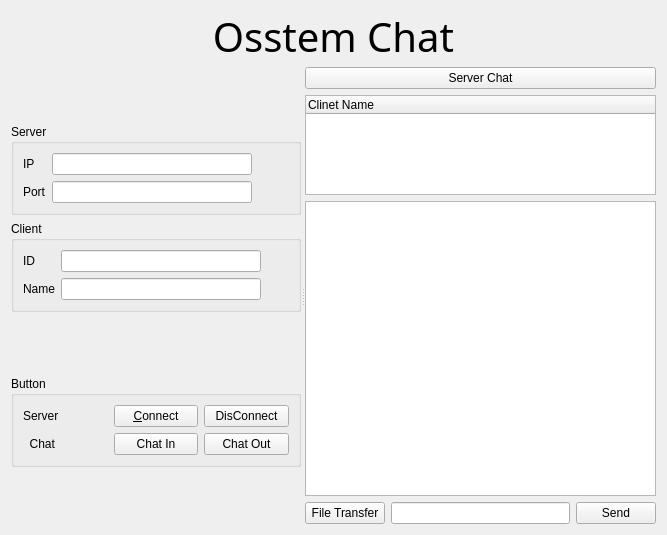
<?xml version="1.0" encoding="UTF-8"?>
<ui version="4.0">
 <class>ClientChat</class>
 <widget class="QWidget" name="ClientChat">
  <property name="geometry">
   <rect>
    <x>0</x>
    <y>0</y>
    <width>667</width>
    <height>535</height>
   </rect>
  </property>
  <property name="windowTitle">
   <string>Form</string>
  </property>
  <layout class="QVBoxLayout" name="verticalLayout_6">
   <item>
    <layout class="QVBoxLayout" name="verticalLayout_5">
     <item>
      <widget class="QLabel" name="label">
       <property name="maximumSize">
        <size>
         <width>16777215</width>
         <height>50</height>
        </size>
       </property>
       <property name="font">
        <font>
         <family>Arial Rounded MT Bold</family>
         <pointsize>30</pointsize>
        </font>
       </property>
       <property name="text">
        <string>Osstem Chat</string>
       </property>
       <property name="alignment">
        <set>Qt::AlignCenter</set>
       </property>
      </widget>
     </item>
     <item>
      <widget class="QSplitter" name="splitter">
       <property name="orientation">
        <enum>Qt::Horizontal</enum>
       </property>
       <widget class="QWidget" name="layoutWidget">
        <layout class="QVBoxLayout" name="verticalLayout_3">
         <item>
          <spacer name="verticalSpacer">
           <property name="orientation">
            <enum>Qt::Vertical</enum>
           </property>
           <property name="sizeHint" stdset="0">
            <size>
             <width>20</width>
             <height>40</height>
            </size>
           </property>
          </spacer>
         </item>
         <item>
          <widget class="QGroupBox" name="groupBox">
           <property name="title">
            <string>Server</string>
           </property>
           <layout class="QFormLayout" name="formLayout">
            <item row="0" column="0">
             <widget class="QLabel" name="label_2">
              <property name="text">
               <string>IP</string>
              </property>
             </widget>
            </item>
            <item row="0" column="1">
             <widget class="QLineEdit" name="ipAddressLineEdit">
              <property name="maximumSize">
               <size>
                <width>200</width>
                <height>16777215</height>
               </size>
              </property>
             </widget>
            </item>
            <item row="1" column="0">
             <widget class="QLabel" name="label_3">
              <property name="text">
               <string>Port</string>
              </property>
             </widget>
            </item>
            <item row="1" column="1">
             <widget class="QLineEdit" name="portLineEdit">
              <property name="maximumSize">
               <size>
                <width>200</width>
                <height>16777215</height>
               </size>
              </property>
             </widget>
            </item>
           </layout>
          </widget>
         </item>
         <item>
          <widget class="QGroupBox" name="groupBox_2">
           <property name="title">
            <string>Client</string>
           </property>
           <layout class="QFormLayout" name="formLayout_2">
            <item row="0" column="0">
             <widget class="QLabel" name="label_4">
              <property name="text">
               <string>ID</string>
              </property>
             </widget>
            </item>
            <item row="0" column="1">
             <widget class="QLineEdit" name="clientIdLineEdit">
              <property name="maximumSize">
               <size>
                <width>200</width>
                <height>16777215</height>
               </size>
              </property>
             </widget>
            </item>
            <item row="1" column="0">
             <widget class="QLabel" name="label_5">
              <property name="text">
               <string>Name</string>
              </property>
             </widget>
            </item>
            <item row="1" column="1">
             <widget class="QLineEdit" name="clientNameLineEdit">
              <property name="maximumSize">
               <size>
                <width>200</width>
                <height>16777215</height>
               </size>
              </property>
              <property name="readOnly">
               <bool>false</bool>
              </property>
             </widget>
            </item>
           </layout>
          </widget>
         </item>
         <item>
          <spacer name="verticalSpacer_3">
           <property name="orientation">
            <enum>Qt::Vertical</enum>
           </property>
           <property name="sizeHint" stdset="0">
            <size>
             <width>20</width>
             <height>13</height>
            </size>
           </property>
          </spacer>
         </item>
         <item>
          <widget class="QGroupBox" name="groupBox_3">
           <property name="title">
            <string>Button</string>
           </property>
           <layout class="QVBoxLayout" name="verticalLayout_2">
            <item>
             <layout class="QVBoxLayout" name="verticalLayout">
              <item>
               <layout class="QHBoxLayout" name="horizontalLayout">
                <item>
                 <widget class="QLabel" name="label_6">
                  <property name="text">
                   <string>Server</string>
                  </property>
                 </widget>
                </item>
                <item>
                 <widget class="QPushButton" name="connectPushButton">
                  <property name="maximumSize">
                   <size>
                    <width>16777215</width>
                    <height>16777215</height>
                   </size>
                  </property>
                  <property name="text">
                   <string>&amp;Connect</string>
                  </property>
                 </widget>
                </item>
                <item>
                 <widget class="QPushButton" name="disConnectPushButton">
                  <property name="text">
                   <string>DisConnect</string>
                  </property>
                 </widget>
                </item>
               </layout>
              </item>
              <item>
               <layout class="QHBoxLayout" name="horizontalLayout_2">
                <item>
                 <widget class="QLabel" name="label_7">
                  <property name="text">
                   <string>  Chat </string>
                  </property>
                 </widget>
                </item>
                <item>
                 <widget class="QPushButton" name="chatPushButton">
                  <property name="maximumSize">
                   <size>
                    <width>16777215</width>
                    <height>16777215</height>
                   </size>
                  </property>
                  <property name="text">
                   <string>Chat In</string>
                  </property>
                 </widget>
                </item>
                <item>
                 <widget class="QPushButton" name="chatOutPushButton">
                  <property name="text">
                   <string>Chat Out</string>
                  </property>
                 </widget>
                </item>
               </layout>
              </item>
             </layout>
            </item>
           </layout>
          </widget>
         </item>
         <item>
          <spacer name="verticalSpacer_2">
           <property name="orientation">
            <enum>Qt::Vertical</enum>
           </property>
           <property name="sizeHint" stdset="0">
            <size>
             <width>20</width>
             <height>18</height>
            </size>
           </property>
          </spacer>
         </item>
        </layout>
       </widget>
       <widget class="QWidget" name="layoutWidget">
        <layout class="QVBoxLayout" name="verticalLayout_4">
         <item>
          <widget class="QPushButton" name="serverPushButton">
           <property name="text">
            <string>Server Chat</string>
           </property>
          </widget>
         </item>
         <item>
          <widget class="QTreeWidget" name="treeWidget">
           <property name="maximumSize">
            <size>
             <width>16777215</width>
             <height>100</height>
            </size>
           </property>
           <column>
            <property name="text">
             <string>Clinet Name</string>
            </property>
           </column>
          </widget>
         </item>
         <item>
          <widget class="QTextEdit" name="textEdit">
           <property name="readOnly">
            <bool>true</bool>
           </property>
           <property name="html">
            <string>&lt;!DOCTYPE HTML PUBLIC &quot;-//W3C//DTD HTML 4.0//EN&quot; &quot;http://www.w3.org/TR/REC-html40/strict.dtd&quot;&gt;
&lt;html&gt;&lt;head&gt;&lt;meta name=&quot;qrichtext&quot; content=&quot;1&quot; /&gt;&lt;meta charset=&quot;utf-8&quot; /&gt;&lt;style type=&quot;text/css&quot;&gt;
p, li { white-space: pre-wrap; }
hr { height: 1px; border-width: 0; }
&lt;/style&gt;&lt;/head&gt;&lt;body style=&quot; font-family:'맑은 고딕'; font-size:9pt; font-weight:400; font-style:normal;&quot;&gt;
&lt;p style=&quot;-qt-paragraph-type:empty; margin-top:0px; margin-bottom:0px; margin-left:0px; margin-right:0px; -qt-block-indent:0; text-indent:0px;&quot;&gt;&lt;br /&gt;&lt;/p&gt;&lt;/body&gt;&lt;/html&gt;</string>
           </property>
          </widget>
         </item>
         <item>
          <layout class="QHBoxLayout" name="horizontalLayout_3">
           <item>
            <widget class="QPushButton" name="fileTransferPushButton">
             <property name="text">
              <string>File Transfer</string>
             </property>
            </widget>
           </item>
           <item>
            <widget class="QLineEdit" name="inputLine"/>
           </item>
           <item>
            <widget class="QPushButton" name="sendButton">
             <property name="sizePolicy">
              <sizepolicy hsizetype="Fixed" vsizetype="Fixed">
               <horstretch>0</horstretch>
               <verstretch>0</verstretch>
              </sizepolicy>
             </property>
             <property name="text">
              <string>Send</string>
             </property>
            </widget>
           </item>
          </layout>
         </item>
        </layout>
       </widget>
      </widget>
     </item>
    </layout>
   </item>
  </layout>
 </widget>
 <resources/>
 <connections/>
</ui>
